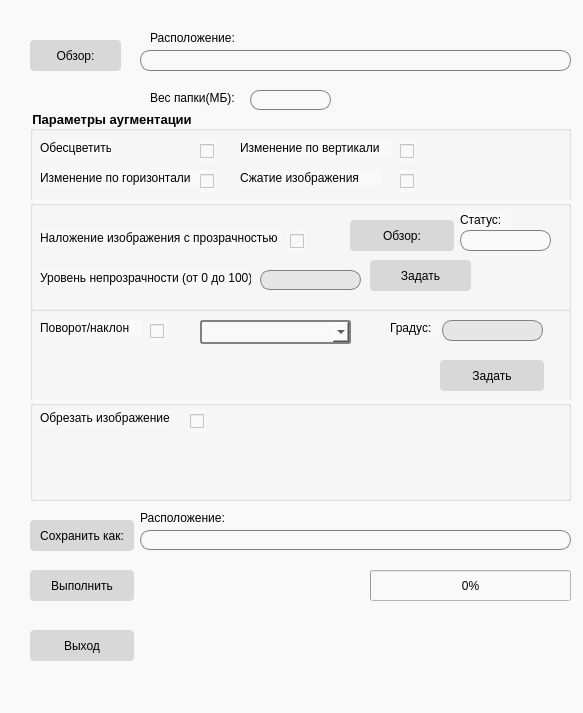
<?xml version="1.0" encoding="UTF-8"?>
<ui version="4.0">
 <class>MainWindow</class>
 <widget class="QMainWindow" name="MainWindow">
  <property name="geometry">
   <rect>
    <x>0</x>
    <y>0</y>
    <width>583</width>
    <height>713</height>
   </rect>
  </property>
  <property name="cursor">
   <cursorShape>ArrowCursor</cursorShape>
  </property>
  <property name="tabletTracking">
   <bool>false</bool>
  </property>
  <property name="windowTitle">
   <string>MainWindow</string>
  </property>
  <property name="styleSheet">
   <string notr="true">background-color: rgb(249, 249, 249);</string>
  </property>
  <property name="unifiedTitleAndToolBarOnMac">
   <bool>false</bool>
  </property>
  <widget class="QWidget" name="centralwidget">
   <widget class="QPushButton" name="pushButton">
    <property name="geometry">
     <rect>
      <x>30</x>
      <y>40</y>
      <width>91</width>
      <height>31</height>
     </rect>
    </property>
    <property name="font">
     <font>
      <pointsize>9</pointsize>
      <bold>false</bold>
     </font>
    </property>
    <property name="cursor">
     <cursorShape>ArrowCursor</cursorShape>
    </property>
    <property name="styleSheet">
     <string notr="true">QPushButton{
	
	background-color: rgb(216, 216, 216);
    border-width: 1px;
    border-radius: 4px;
    padding: 4px;
}
QPushButton:hover{
	
	background-color: rgb(205, 205, 205);
}</string>
    </property>
    <property name="text">
     <string>Обзор:</string>
    </property>
   </widget>
   <widget class="QPushButton" name="pushButton_2">
    <property name="geometry">
     <rect>
      <x>30</x>
      <y>520</y>
      <width>104</width>
      <height>31</height>
     </rect>
    </property>
    <property name="styleSheet">
     <string notr="true">QPushButton{
	
	background-color: rgb(216, 216, 216);
    border-width: 1px;
    border-radius: 4px;
    padding: 4px;
}
QPushButton:hover{
	
	background-color: rgb(205, 205, 205);
}</string>
    </property>
    <property name="text">
     <string>Сохранить как:</string>
    </property>
   </widget>
   <widget class="QPushButton" name="pushButton_3">
    <property name="geometry">
     <rect>
      <x>30</x>
      <y>630</y>
      <width>104</width>
      <height>31</height>
     </rect>
    </property>
    <property name="styleSheet">
     <string notr="true">QPushButton{
	
	background-color: rgb(216, 216, 216);
    border-width: 1px;
    border-radius: 4px;
    padding: 4px;
}
QPushButton:hover{
	
	background-color: rgb(205, 205, 205);
}</string>
    </property>
    <property name="text">
     <string>Выход</string>
    </property>
   </widget>
   <widget class="QLineEdit" name="lineEdit">
    <property name="enabled">
     <bool>true</bool>
    </property>
    <property name="geometry">
     <rect>
      <x>140</x>
      <y>50</y>
      <width>431</width>
      <height>21</height>
     </rect>
    </property>
    <property name="styleSheet">
     <string notr="true">QLineEdit {
     border: 1px solid gray;
     border-radius: 10px;
     padding: 0 8px;
 }</string>
    </property>
    <property name="readOnly">
     <bool>true</bool>
    </property>
   </widget>
   <widget class="QLabel" name="label">
    <property name="geometry">
     <rect>
      <x>150</x>
      <y>30</y>
      <width>101</width>
      <height>16</height>
     </rect>
    </property>
    <property name="text">
     <string>Расположение: </string>
    </property>
   </widget>
   <widget class="QPushButton" name="pushButton_4">
    <property name="geometry">
     <rect>
      <x>30</x>
      <y>570</y>
      <width>104</width>
      <height>31</height>
     </rect>
    </property>
    <property name="styleSheet">
     <string notr="true">QPushButton{
	
	background-color: rgb(216, 216, 216);
    border-width: 1px;
    border-radius: 4px;
    padding: 4px;
}
QPushButton:hover{
	
	background-color: rgb(205, 205, 205);
}</string>
    </property>
    <property name="text">
     <string>Выполнить</string>
    </property>
   </widget>
   <widget class="QLineEdit" name="lineEdit_2">
    <property name="geometry">
     <rect>
      <x>140</x>
      <y>530</y>
      <width>431</width>
      <height>20</height>
     </rect>
    </property>
    <property name="styleSheet">
     <string notr="true">QLineEdit {
     border: 1px solid gray;
     border-radius: 10px;
     padding: 0 8px;
 }</string>
    </property>
    <property name="readOnly">
     <bool>true</bool>
    </property>
   </widget>
   <widget class="QLabel" name="label_2">
    <property name="geometry">
     <rect>
      <x>140</x>
      <y>510</y>
      <width>121</width>
      <height>16</height>
     </rect>
    </property>
    <property name="text">
     <string>Расположение:</string>
    </property>
   </widget>
   <widget class="QLabel" name="label_3">
    <property name="geometry">
     <rect>
      <x>150</x>
      <y>90</y>
      <width>91</width>
      <height>16</height>
     </rect>
    </property>
    <property name="text">
     <string>Вес папки(МБ):</string>
    </property>
   </widget>
   <widget class="QLineEdit" name="lineEdit_3">
    <property name="geometry">
     <rect>
      <x>250</x>
      <y>90</y>
      <width>81</width>
      <height>20</height>
     </rect>
    </property>
    <property name="styleSheet">
     <string notr="true">QLineEdit {
     border: 1px solid gray;
     border-radius: 10px;
     padding: 0 8px;
 }</string>
    </property>
    <property name="readOnly">
     <bool>true</bool>
    </property>
   </widget>
   <widget class="QProgressBar" name="progressBar">
    <property name="geometry">
     <rect>
      <x>370</x>
      <y>570</y>
      <width>201</width>
      <height>31</height>
     </rect>
    </property>
    <property name="styleSheet">
     <string notr="true"/>
    </property>
    <property name="value">
     <number>0</number>
    </property>
   </widget>
   <widget class="QGroupBox" name="groupBox">
    <property name="geometry">
     <rect>
      <x>30</x>
      <y>110</y>
      <width>541</width>
      <height>391</height>
     </rect>
    </property>
    <property name="font">
     <font>
      <pointsize>10</pointsize>
      <bold>true</bold>
     </font>
    </property>
    <property name="title">
     <string>Параметры аугментации</string>
    </property>
    <widget class="QCheckBox" name="checkBox">
     <property name="geometry">
      <rect>
       <x>170</x>
       <y>30</y>
       <width>16</width>
       <height>22</height>
      </rect>
     </property>
     <property name="text">
      <string/>
     </property>
     <property name="checkable">
      <bool>true</bool>
     </property>
     <property name="checked">
      <bool>false</bool>
     </property>
    </widget>
    <widget class="QLabel" name="label_4">
     <property name="geometry">
      <rect>
       <x>10</x>
       <y>30</y>
       <width>71</width>
       <height>16</height>
      </rect>
     </property>
     <property name="text">
      <string>&lt;html&gt;&lt;head/&gt;&lt;body&gt;&lt;p&gt;Обесцветить:&lt;/p&gt;&lt;/body&gt;&lt;/html&gt;</string>
     </property>
    </widget>
    <widget class="QLabel" name="label_5">
     <property name="geometry">
      <rect>
       <x>210</x>
       <y>30</y>
       <width>151</width>
       <height>16</height>
      </rect>
     </property>
     <property name="text">
      <string>&lt;html&gt;&lt;head/&gt;&lt;body&gt;&lt;p&gt;Изменение по вертикали&lt;/p&gt;&lt;/body&gt;&lt;/html&gt;</string>
     </property>
    </widget>
    <widget class="QCheckBox" name="checkBox_2">
     <property name="geometry">
      <rect>
       <x>370</x>
       <y>30</y>
       <width>16</width>
       <height>22</height>
      </rect>
     </property>
     <property name="text">
      <string/>
     </property>
    </widget>
    <widget class="QLabel" name="label_6">
     <property name="geometry">
      <rect>
       <x>10</x>
       <y>60</y>
       <width>161</width>
       <height>16</height>
      </rect>
     </property>
     <property name="text">
      <string>&lt;html&gt;&lt;head/&gt;&lt;body&gt;&lt;p&gt;Изменение по горизонтали&lt;/p&gt;&lt;/body&gt;&lt;/html&gt;</string>
     </property>
    </widget>
    <widget class="QCheckBox" name="checkBox_3">
     <property name="geometry">
      <rect>
       <x>170</x>
       <y>60</y>
       <width>16</width>
       <height>22</height>
      </rect>
     </property>
     <property name="text">
      <string/>
     </property>
    </widget>
    <widget class="QLabel" name="label_7">
     <property name="geometry">
      <rect>
       <x>210</x>
       <y>60</y>
       <width>141</width>
       <height>16</height>
      </rect>
     </property>
     <property name="text">
      <string>&lt;html&gt;&lt;head/&gt;&lt;body&gt;&lt;p&gt;Сжатие изображения&lt;/p&gt;&lt;/body&gt;&lt;/html&gt;</string>
     </property>
    </widget>
    <widget class="QCheckBox" name="checkBox_4">
     <property name="geometry">
      <rect>
       <x>370</x>
       <y>60</y>
       <width>16</width>
       <height>22</height>
      </rect>
     </property>
     <property name="text">
      <string/>
     </property>
    </widget>
    <widget class="QGroupBox" name="groupBox_2">
     <property name="geometry">
      <rect>
       <x>0</x>
       <y>190</y>
       <width>541</width>
       <height>111</height>
      </rect>
     </property>
     <property name="title">
      <string/>
     </property>
     <widget class="QLabel" name="label_9">
      <property name="geometry">
       <rect>
        <x>10</x>
        <y>20</y>
        <width>101</width>
        <height>16</height>
       </rect>
      </property>
      <property name="text">
       <string>Поворот/наклон</string>
      </property>
     </widget>
     <widget class="QCheckBox" name="checkBox_6">
      <property name="geometry">
       <rect>
        <x>120</x>
        <y>20</y>
        <width>16</width>
        <height>22</height>
       </rect>
      </property>
      <property name="text">
       <string/>
      </property>
     </widget>
     <widget class="QComboBox" name="comboBox">
      <property name="geometry">
       <rect>
        <x>170</x>
        <y>20</y>
        <width>151</width>
        <height>24</height>
       </rect>
      </property>
      <property name="styleSheet">
       <string notr="true">QComboBox {
     border: 2px solid gray;
     border-radius: 3px;
     padding: 1px 18px 1px 3px;
     min-width: 6em;
 }

 QComboBox:editable {
     background: white;
 }

</string>
      </property>
     </widget>
     <widget class="QPushButton" name="pushButton_6">
      <property name="geometry">
       <rect>
        <x>410</x>
        <y>60</y>
        <width>104</width>
        <height>31</height>
       </rect>
      </property>
      <property name="styleSheet">
       <string notr="true">QPushButton{
	
	background-color: rgb(216, 216, 216);
    border-width: 1px;
    border-radius: 4px;
    padding: 4px;
}
QPushButton:hover{
	
	background-color: rgb(205, 205, 205);
}</string>
      </property>
      <property name="text">
       <string>Задать</string>
      </property>
     </widget>
     <widget class="QLineEdit" name="lineEdit_5">
      <property name="geometry">
       <rect>
        <x>412</x>
        <y>20</y>
        <width>101</width>
        <height>21</height>
       </rect>
      </property>
      <property name="cursor">
       <cursorShape>ArrowCursor</cursorShape>
      </property>
      <property name="styleSheet">
       <string notr="true">QLineEdit {
     border: 1px solid gray;
     border-radius: 10px;
     padding: 0 8px;
     background: rgb(230, 230, 230);
     selection-background-color: darkgray;
 }</string>
      </property>
     </widget>
     <widget class="QLabel" name="label_11">
      <property name="geometry">
       <rect>
        <x>360</x>
        <y>20</y>
        <width>49</width>
        <height>16</height>
       </rect>
      </property>
      <property name="text">
       <string>Градус:</string>
      </property>
     </widget>
    </widget>
    <widget class="QGroupBox" name="groupBox_3">
     <property name="geometry">
      <rect>
       <x>0</x>
       <y>90</y>
       <width>541</width>
       <height>111</height>
      </rect>
     </property>
     <property name="title">
      <string/>
     </property>
     <widget class="QLabel" name="label_8">
      <property name="geometry">
       <rect>
        <x>10</x>
        <y>30</y>
        <width>241</width>
        <height>16</height>
       </rect>
      </property>
      <property name="text">
       <string>Наложение изображения с прозрачностью</string>
      </property>
     </widget>
     <widget class="QCheckBox" name="checkBox_5">
      <property name="geometry">
       <rect>
        <x>260</x>
        <y>30</y>
        <width>16</width>
        <height>22</height>
       </rect>
      </property>
      <property name="text">
       <string/>
      </property>
     </widget>
     <widget class="QPushButton" name="pushButton_5">
      <property name="geometry">
       <rect>
        <x>320</x>
        <y>20</y>
        <width>104</width>
        <height>31</height>
       </rect>
      </property>
      <property name="styleSheet">
       <string notr="true">QPushButton{
	
	background-color: rgb(216, 216, 216);
    border-width: 1px;
    border-radius: 4px;
    padding: 4px;
}
QPushButton:hover{
	
	background-color: rgb(205, 205, 205);
}</string>
      </property>
      <property name="text">
       <string>Обзор:</string>
      </property>
     </widget>
     <widget class="QLineEdit" name="lineEdit_4">
      <property name="geometry">
       <rect>
        <x>430</x>
        <y>30</y>
        <width>91</width>
        <height>21</height>
       </rect>
      </property>
      <property name="cursor">
       <cursorShape>ArrowCursor</cursorShape>
      </property>
      <property name="styleSheet">
       <string notr="true">QLineEdit {
     border: 1px solid gray;
     border-radius: 10px;
     padding: 0 8px;
 }</string>
      </property>
      <property name="readOnly">
       <bool>true</bool>
      </property>
     </widget>
     <widget class="QLabel" name="label_12">
      <property name="geometry">
       <rect>
        <x>10</x>
        <y>70</y>
        <width>211</width>
        <height>16</height>
       </rect>
      </property>
      <property name="text">
       <string>Уровень непрозрачности (от 0 до 100):</string>
      </property>
     </widget>
     <widget class="QLineEdit" name="lineEdit_6">
      <property name="geometry">
       <rect>
        <x>230</x>
        <y>70</y>
        <width>101</width>
        <height>20</height>
       </rect>
      </property>
      <property name="styleSheet">
       <string notr="true">QLineEdit {
     border: 1px solid gray;
     border-radius: 10px;
     padding: 0 8px;
     background: rgb(230, 230, 230);
     selection-background-color: darkgray;
 }</string>
      </property>
     </widget>
     <widget class="QPushButton" name="pushButton_7">
      <property name="geometry">
       <rect>
        <x>340</x>
        <y>60</y>
        <width>101</width>
        <height>31</height>
       </rect>
      </property>
      <property name="styleSheet">
       <string notr="true">QPushButton{
	
	background-color: rgb(216, 216, 216);
    border-width: 1px;
    border-radius: 4px;
    padding: 8px;
}
QPushButton:hover{
	
	background-color: rgb(205, 205, 205);
}</string>
      </property>
      <property name="text">
       <string>Задать</string>
      </property>
     </widget>
     <widget class="QLabel" name="label_10">
      <property name="geometry">
       <rect>
        <x>430</x>
        <y>10</y>
        <width>51</width>
        <height>20</height>
       </rect>
      </property>
      <property name="text">
       <string>&lt;html&gt;&lt;head/&gt;&lt;body&gt;&lt;p&gt;Статус:&lt;/p&gt;&lt;/body&gt;&lt;/html&gt;</string>
      </property>
     </widget>
    </widget>
    <widget class="QGroupBox" name="groupBox_4">
     <property name="geometry">
      <rect>
       <x>0</x>
       <y>290</y>
       <width>541</width>
       <height>101</height>
      </rect>
     </property>
     <property name="title">
      <string/>
     </property>
     <widget class="QLabel" name="label_13">
      <property name="geometry">
       <rect>
        <x>10</x>
        <y>10</y>
        <width>131</width>
        <height>16</height>
       </rect>
      </property>
      <property name="text">
       <string>Обрезать изображение</string>
      </property>
     </widget>
     <widget class="QCheckBox" name="checkBox_7">
      <property name="geometry">
       <rect>
        <x>160</x>
        <y>10</y>
        <width>16</width>
        <height>22</height>
       </rect>
      </property>
      <property name="text">
       <string/>
      </property>
     </widget>
    </widget>
   </widget>
  </widget>
  <widget class="QMenuBar" name="menubar">
   <property name="geometry">
    <rect>
     <x>0</x>
     <y>0</y>
     <width>583</width>
     <height>21</height>
    </rect>
   </property>
  </widget>
  <widget class="QStatusBar" name="statusbar"/>
 </widget>
 <resources/>
 <connections/>
</ui>
